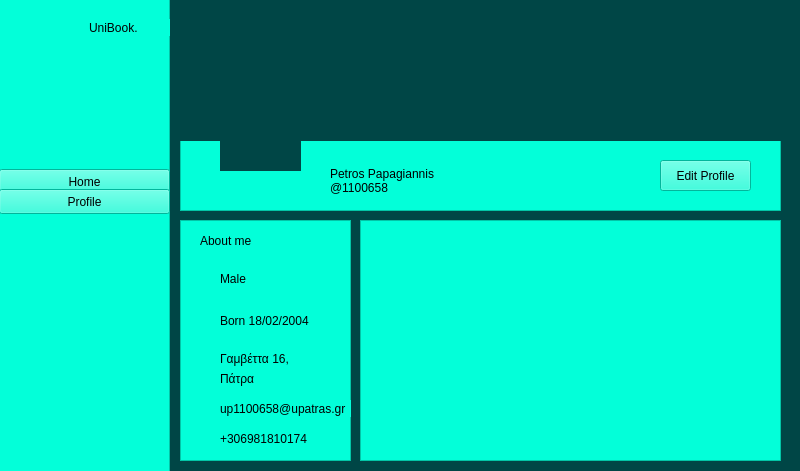
<?xml version="1.0" encoding="UTF-8"?>
<ui version="4.0">
 <class>MainWindow</class>
 <widget class="QMainWindow" name="MainWindow">
  <property name="geometry">
   <rect>
    <x>0</x>
    <y>0</y>
    <width>800</width>
    <height>471</height>
   </rect>
  </property>
  <property name="windowTitle">
   <string>MainWindow</string>
  </property>
  <property name="styleSheet">
   <string notr="true">background-color: rgb(0, 70, 70);</string>
  </property>
  <widget class="QWidget" name="centralwidget">
   <widget class="QFrame" name="frame">
    <property name="geometry">
     <rect>
      <x>-1</x>
      <y>-1</y>
      <width>171</width>
      <height>481</height>
     </rect>
    </property>
    <property name="styleSheet">
     <string notr="true">background-color: rgb(3, 255, 217);</string>
    </property>
    <property name="frameShape">
     <enum>QFrame::StyledPanel</enum>
    </property>
    <property name="frameShadow">
     <enum>QFrame::Raised</enum>
    </property>
    <widget class="QPushButton" name="pushButton">
     <property name="geometry">
      <rect>
       <x>0</x>
       <y>170</y>
       <width>171</width>
       <height>25</height>
      </rect>
     </property>
     <property name="styleSheet">
      <string notr="true">font: 11pt &quot;Sans Serif&quot;;</string>
     </property>
     <property name="text">
      <string>Home</string>
     </property>
    </widget>
    <widget class="QPushButton" name="pushButton_2">
     <property name="geometry">
      <rect>
       <x>0</x>
       <y>190</y>
       <width>171</width>
       <height>25</height>
      </rect>
     </property>
     <property name="styleSheet">
      <string notr="true">font: 11pt &quot;Sans Serif&quot;;</string>
     </property>
     <property name="text">
      <string>Profile</string>
     </property>
    </widget>
    <widget class="QLabel" name="label">
     <property name="geometry">
      <rect>
       <x>90</x>
       <y>20</y>
       <width>81</width>
       <height>17</height>
      </rect>
     </property>
     <property name="styleSheet">
      <string notr="true">font: italic 14pt &quot;Sans Serif&quot;;</string>
     </property>
     <property name="text">
      <string>UniBook.</string>
     </property>
    </widget>
    <widget class="QLabel" name="label_2">
     <property name="geometry">
      <rect>
       <x>10</x>
       <y>10</y>
       <width>51</width>
       <height>51</height>
      </rect>
     </property>
     <property name="text">
      <string/>
     </property>
     <property name="pixmap">
      <pixmap>../../../../../../../Downloads/image 1.png</pixmap>
     </property>
    </widget>
   </widget>
   <widget class="QLabel" name="label_3">
    <property name="geometry">
     <rect>
      <x>180</x>
      <y>10</y>
      <width>601</width>
      <height>131</height>
     </rect>
    </property>
    <property name="text">
     <string/>
    </property>
    <property name="pixmap">
     <pixmap>../../../../../../../Downloads/image 3.png</pixmap>
    </property>
    <property name="scaledContents">
     <bool>true</bool>
    </property>
   </widget>
   <widget class="QFrame" name="frame_2">
    <property name="geometry">
     <rect>
      <x>180</x>
      <y>10</y>
      <width>601</width>
      <height>201</height>
     </rect>
    </property>
    <property name="styleSheet">
     <string notr="true">background-color: rgb(3, 255, 217);</string>
    </property>
    <property name="frameShape">
     <enum>QFrame::StyledPanel</enum>
    </property>
    <property name="frameShadow">
     <enum>QFrame::Raised</enum>
    </property>
    <widget class="QLabel" name="label_5">
     <property name="geometry">
      <rect>
       <x>150</x>
       <y>150</y>
       <width>121</width>
       <height>41</height>
      </rect>
     </property>
     <property name="styleSheet">
      <string notr="true">color: rgb(0, 0, 0);</string>
     </property>
     <property name="text">
      <string>Petros Papagiannis
@1100658</string>
     </property>
    </widget>
    <widget class="QPushButton" name="pushButton_3">
     <property name="geometry">
      <rect>
       <x>480</x>
       <y>150</y>
       <width>91</width>
       <height>31</height>
      </rect>
     </property>
     <property name="text">
      <string>Edit Profile</string>
     </property>
    </widget>
   </widget>
   <widget class="QLabel" name="label_4">
    <property name="geometry">
     <rect>
      <x>220</x>
      <y>90</y>
      <width>81</width>
      <height>81</height>
     </rect>
    </property>
    <property name="text">
     <string/>
    </property>
    <property name="pixmap">
     <pixmap>../../../../../../../Downloads/Profile Image.png</pixmap>
    </property>
    <property name="scaledContents">
     <bool>true</bool>
    </property>
   </widget>
   <widget class="QFrame" name="frame_3">
    <property name="geometry">
     <rect>
      <x>180</x>
      <y>220</y>
      <width>171</width>
      <height>241</height>
     </rect>
    </property>
    <property name="styleSheet">
     <string notr="true">background-color: rgb(3, 255, 217);</string>
    </property>
    <property name="frameShape">
     <enum>QFrame::StyledPanel</enum>
    </property>
    <property name="frameShadow">
     <enum>QFrame::Raised</enum>
    </property>
    <widget class="QLabel" name="label_6">
     <property name="geometry">
      <rect>
       <x>20</x>
       <y>10</y>
       <width>71</width>
       <height>21</height>
      </rect>
     </property>
     <property name="styleSheet">
      <string notr="true">font: 10pt &quot;Sans Serif&quot;;</string>
     </property>
     <property name="text">
      <string>About me</string>
     </property>
    </widget>
    <widget class="QLabel" name="label_7">
     <property name="geometry">
      <rect>
       <x>40</x>
       <y>50</y>
       <width>54</width>
       <height>17</height>
      </rect>
     </property>
     <property name="text">
      <string>Male</string>
     </property>
    </widget>
    <widget class="QLabel" name="label_8">
     <property name="geometry">
      <rect>
       <x>40</x>
       <y>80</y>
       <width>121</width>
       <height>41</height>
      </rect>
     </property>
     <property name="text">
      <string>Born 18/02/2004 </string>
     </property>
    </widget>
    <widget class="QLabel" name="label_9">
     <property name="geometry">
      <rect>
       <x>40</x>
       <y>130</y>
       <width>81</width>
       <height>17</height>
      </rect>
     </property>
     <property name="text">
      <string>Γαμβέττα 16,</string>
     </property>
    </widget>
    <widget class="QLabel" name="label_10">
     <property name="geometry">
      <rect>
       <x>40</x>
       <y>150</y>
       <width>54</width>
       <height>17</height>
      </rect>
     </property>
     <property name="text">
      <string>Πάτρα</string>
     </property>
    </widget>
    <widget class="QLabel" name="label_11">
     <property name="geometry">
      <rect>
       <x>40</x>
       <y>210</y>
       <width>101</width>
       <height>17</height>
      </rect>
     </property>
     <property name="text">
      <string>+306981810174</string>
     </property>
    </widget>
    <widget class="QLabel" name="label_12">
     <property name="geometry">
      <rect>
       <x>40</x>
       <y>180</y>
       <width>141</width>
       <height>17</height>
      </rect>
     </property>
     <property name="text">
      <string>up1100658@upatras.gr</string>
     </property>
    </widget>
    <widget class="QLabel" name="label_13">
     <property name="geometry">
      <rect>
       <x>10</x>
       <y>50</y>
       <width>20</width>
       <height>21</height>
      </rect>
     </property>
     <property name="text">
      <string/>
     </property>
     <property name="pixmap">
      <pixmap resource="../Qss/icons/_icons.qrc">:/font_awesome/regular/icons/font_awesome/regular/user.png</pixmap>
     </property>
     <property name="scaledContents">
      <bool>true</bool>
     </property>
    </widget>
    <widget class="QLabel" name="label_14">
     <property name="geometry">
      <rect>
       <x>10</x>
       <y>90</y>
       <width>20</width>
       <height>21</height>
      </rect>
     </property>
     <property name="text">
      <string/>
     </property>
     <property name="pixmap">
      <pixmap resource="../Qss/icons/_icons.qrc">:/font_awesome/solid/icons/font_awesome/solid/cake-candles.png</pixmap>
     </property>
     <property name="scaledContents">
      <bool>true</bool>
     </property>
    </widget>
    <widget class="QLabel" name="label_15">
     <property name="geometry">
      <rect>
       <x>10</x>
       <y>140</y>
       <width>20</width>
       <height>21</height>
      </rect>
     </property>
     <property name="text">
      <string/>
     </property>
     <property name="pixmap">
      <pixmap resource="../Qss/icons/_icons.qrc">:/font_awesome/solid/icons/font_awesome/solid/location-pin.png</pixmap>
     </property>
     <property name="scaledContents">
      <bool>true</bool>
     </property>
    </widget>
    <widget class="QLabel" name="label_16">
     <property name="geometry">
      <rect>
       <x>10</x>
       <y>180</y>
       <width>20</width>
       <height>21</height>
      </rect>
     </property>
     <property name="text">
      <string/>
     </property>
     <property name="pixmap">
      <pixmap resource="../Qss/icons/_icons.qrc">:/font_awesome/solid/icons/font_awesome/solid/folder-open.png</pixmap>
     </property>
     <property name="scaledContents">
      <bool>true</bool>
     </property>
    </widget>
    <widget class="QLabel" name="label_17">
     <property name="geometry">
      <rect>
       <x>10</x>
       <y>210</y>
       <width>20</width>
       <height>21</height>
      </rect>
     </property>
     <property name="text">
      <string/>
     </property>
     <property name="pixmap">
      <pixmap resource="../Qss/icons/_icons.qrc">:/font_awesome/solid/icons/font_awesome/solid/phone-flip.png</pixmap>
     </property>
     <property name="scaledContents">
      <bool>true</bool>
     </property>
    </widget>
   </widget>
   <widget class="QFrame" name="frame_4">
    <property name="geometry">
     <rect>
      <x>360</x>
      <y>220</y>
      <width>421</width>
      <height>241</height>
     </rect>
    </property>
    <property name="styleSheet">
     <string notr="true">background-color: rgb(3, 255, 217);</string>
    </property>
    <property name="frameShape">
     <enum>QFrame::StyledPanel</enum>
    </property>
    <property name="frameShadow">
     <enum>QFrame::Raised</enum>
    </property>
   </widget>
   <zorder>frame_2</zorder>
   <zorder>frame</zorder>
   <zorder>label_3</zorder>
   <zorder>label_4</zorder>
   <zorder>frame_3</zorder>
   <zorder>frame_4</zorder>
  </widget>
 </widget>
 <resources>
  <include location="../Qss/icons/_icons.qrc"/>
 </resources>
 <connections/>
</ui>
